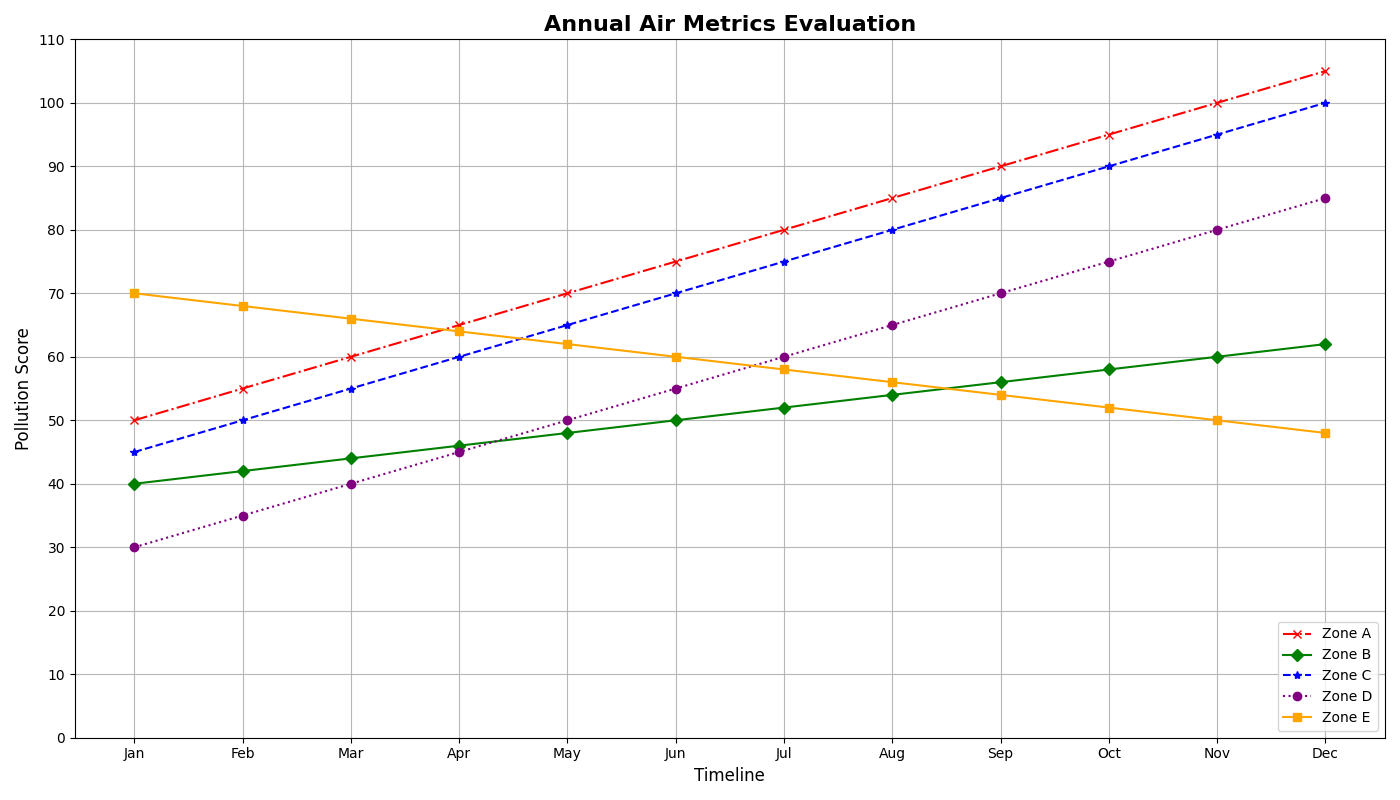

This figure's Python source:
import matplotlib.pyplot as plt
import numpy as np

months = np.array(['Jan', 'Feb', 'Mar', 'Apr', 'May', 'Jun', 'Jul', 'Aug', 'Sep', 'Oct', 'Nov', 'Dec'])

area1_aqi = np.array([50, 55, 60, 65, 70, 75, 80, 85, 90, 95, 100, 105])
area2_aqi = np.array([40, 42, 44, 46, 48, 50, 52, 54, 56, 58, 60, 62])
area3_aqi = np.array([45, 50, 55, 60, 65, 70, 75, 80, 85, 90, 95, 100])
area4_aqi = np.array([30, 35, 40, 45, 50, 55, 60, 65, 70, 75, 80, 85])  # New data series
area5_aqi = np.array([70, 68, 66, 64, 62, 60, 58, 56, 54, 52, 50, 48])  # New data series

plt.figure(figsize=(14, 8))

plt.plot(months, area1_aqi, linestyle='-.', color='red', marker='x', label='Zone A')
plt.plot(months, area2_aqi, linestyle='-', color='green', marker='D', label='Zone B')
plt.plot(months, area3_aqi, linestyle='--', color='blue', marker='*', label='Zone C')
plt.plot(months, area4_aqi, linestyle=':', color='purple', marker='o', label='Zone D')  # Plot Zone D
plt.plot(months, area5_aqi, linestyle='-', color='orange', marker='s', label='Zone E')  # Plot Zone E

for i, val in enumerate(area3_aqi):
    if val > 100:
        plt.annotate('High Risk', xy=(months[i], val), 
                     xytext=(months[i], val + 5),
                     arrowprops=dict(facecolor='gray', shrink=0.05),
                     fontsize=9, ha='center')

plt.title("Annual Air Metrics Evaluation", fontsize=16, fontweight='bold')
plt.xlabel("Timeline", fontsize=12)
plt.ylabel("Pollution Score", fontsize=12)

plt.xticks(months, fontsize=10)
plt.yticks(np.arange(0, 120, 10), fontsize=10)

plt.legend(loc='lower right', fontsize=10)

plt.grid(True, linestyle='-', alpha=0.9)

plt.tight_layout()

plt.show()
